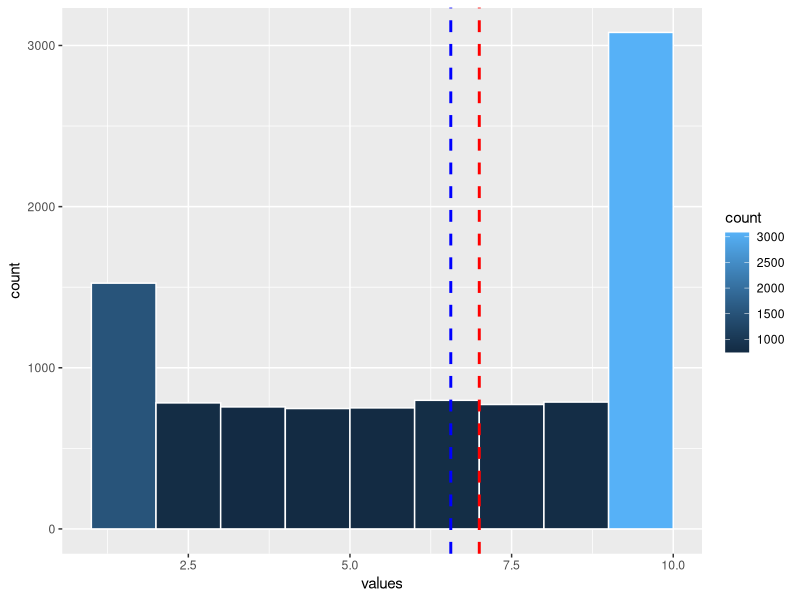

This chart was generated by the following R code: (Note: this script raises an error after producing the figure.)
#generate vector of 10000 draws of cards and assign values to each
cards = integer(10000)
values = integer(10000)

for (i in 1:length(cards)) {
  cards[i] <- sample(1:13,1,replace=T)
  
  #assign values
  if(cards[i] <= 10) {
    values[i] <- cards[i]
  } else {
    values[i] <- 10
  }
}

values <- as.vector(read.csv('values.csv')[,2])
samples <- as.vector(read.csv('samples.csv')[,2])

#plot histogram w/ mean and median
library(ggplot2)
ggplot() + 
  aes(x=values) + 
  geom_histogram(binwidth = 1, boundary = 2, color = 'white', aes(fill = ..count..)) +
  geom_vline(aes(xintercept=mean(values)),
             color="blue", linetype="dashed", size=1) + 
  geom_vline(aes(xintercept=median(values)),
             color="red", linetype="dashed", size=1)

#sum sample values
samples = integer(10000)

for (i in 1:length(samples)) {
  
  cardVector <- c(sample(1:13,3,replace=F))
  #print(cardVector)}
  for (j in 1:length(cardVector)) {
    if(cardVector[j] <= 10) {
      cardVector[j] <- cardVector[j]
    } else {
      cardVector[j] <- 10
    }
  }
  samples[i] <- sum(cardVector)
}

summary(samples)
sd(samples)

write.csv(values,'values.csv')
write.csv(samples,'samples.csv')

library(ggplot2)
ggplot() + 
  aes(x=samples) + 
  geom_histogram(binwidth = 1, boundary = 1, color = 'white', aes(fill = ..count..)) +
  geom_vline(aes(xintercept=mean(samples)),
             color="blue", linetype="dashed", size=1) + 
  geom_vline(aes(xintercept=median(samples)),
             color="red", linetype="dashed", size=1)

'Within what range will you expect approximately 90% of your draw values to fall? '
# z-table = 1.28
# z = obs - mean(samples) / sd(samples)
# 90% between 5% and 95% --> -1.645 and 1.645

#(-1.645*sd(values)) + mean(values)
#(1.645*sd(values)) + mean(values)
#90% of draw values to fall between 1.326022 and 27.89599

(-1.645*sd(samples)) + mean(samples)
(1.645*sd(samples)) + mean(samples)
#90% of sample sum values to fall between 11.45121 and 27.79472

'What is the approximate probability that you will get a draw value of at least 20?'
# z = obs - mean(samples) / sd(samples)
(20 - mean(samples)) / sd(samples)
#z = 0.06530069 --> .7764 = 77.64% at most 20 --> 1 - .7764 = 0.2236 = 22.36% at least 20